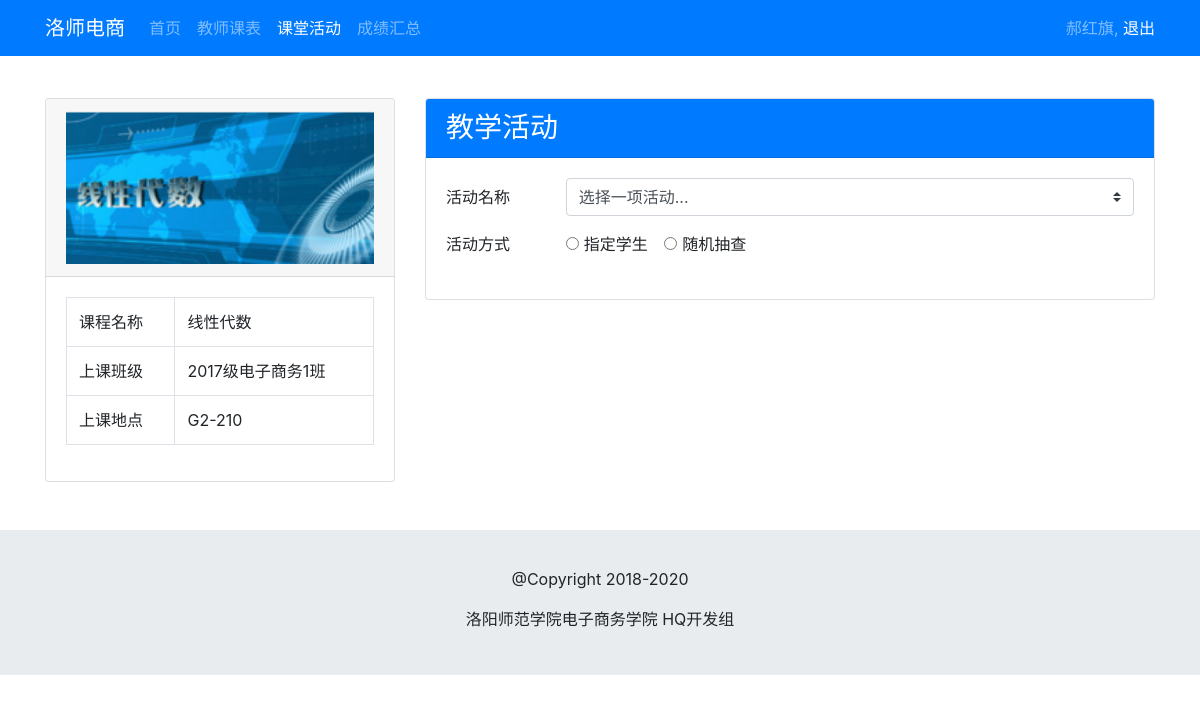
/classactive/ (signed in), run on the app's committed database.
### teacher/models.py (models this page shows, shortened)
class Schedule(models.Model):
    teacher = models.ForeignKey(settings.AUTH_USER_MODEL,
                                on_delete=models.CASCADE,
                                verbose_name='任课教师',
                                null=True, blank=True)
    banji = models.ForeignKey(Banji, on_delete=models.CASCADE, verbose_name='班级', null=True, blank=True)
    course = models.ForeignKey(Course, on_delete=models.CASCADE, null=True, blank=True)
    room_name = models.CharField(max_length=100, verbose_name="教室名")
    week = models.CharField(max_length=10, verbose_name="星期几")
    order = models.CharField(max_length=5, verbose_name="第几节")
    class Meta:
        index_together = ['week', 'order']

class Course(models.Model):
    name = models.CharField(max_length=100, verbose_name='课程名')
    image = models.ImageField(upload_to='courses/%Y/%m', verbose_name='课程封面图')

class Banji(models.Model):
    name = models.CharField(max_length=100, verbose_name='班级名')
    created = models.DateTimeField(auto_now_add=True)

### teacher/views.py (the view, shortened to what this page needs)
# urls.py: path('classactive/', views.ClassActive.as_view(), name='active'),
class ClassActive(LoginRequiredMixin, View):
    def get(self, request):
        courses = Schedule.objects.filter(teacher=request.user)
        ones = courses.filter(order='一')
        twos = courses.filter(order='二')
        threes = courses.filter(order='三')
        fours = courses.filter(order='四')
        fives = courses.filter(order='五')
        sixes = courses.filter(order='六')
        weekday = time.strftime("%w")
        weekdict = {'0': '星期日',
                    '1': '星期一',
                    '2': '星期二',
                    '3': '星期三',
                    '4': '星期四',
                    '5': '星期五',
                    '6': '星期六'
                    }
        today = weekdict[weekday]
        today_courses = courses.filter(week=today)
        today_courses = self.modify_day_courses(today_courses)
        before_course = None
        current = time.strftime('%H')
        if int(current) < 10:
            before_course = today_courses[0]
        elif int(current) < 12:
            part_courses = today_courses[0:2]
            before_course = self.first_no_none(part_courses)
        elif int(current) < 15:
            part_courses = today_courses[0:3]
            before_course = self.first_no_none(part_courses)
        elif int(current) < 17:
            part_courses = today_courses[0:4]
            before_course = self.first_no_none(part_courses)
        elif int(current) < 19:
            part_courses = today_courses[0:5]
            before_course = self.first_no_none(part_courses)
        elif int(current) < 24:
            part_courses = today_courses[:]
            before_course = self.first_no_none(part_courses)
        for cc in today_courses:
            if cc != None:
                first_course = cc
                break
        if before_course == None:
            before_course = first_course
        students = Student.objects.filter(banji=before_course.banji)[:]
        new_students=[s for s in students]
        students = random.sample(new_students, 3)
        return render(request, 'teacher/classactive.html', {'before_course': before_course,
                                                            'students': students})
    def first_no_none(self, l):
        t = l[::-1]
        for x in t:
            if x:
                break
        return x
    def modify_day_courses(self, ones):
        all_day = [None, None, None, None, None, None]
        for c in ones:
            if c.order == '一':
                all_day[0] = c
            elif c.order == '二':
                all_day[1] = c
            elif c.order == '三':
                all_day[2] = c
            elif c.order == '四':
                all_day[3] = c
            elif c.order == '五':
                all_day[4] = c
            else:
                all_day[5] = c
        return all_day

### teacher/templates/teacher/classactive.html (shortened to what this page needs)
{% extends "base-4.1.1.html" %}
{% load static %}
{% block custom_css %}
    <link rel="stylesheet" href="{% static 'css/main.css' %}">
{% endblock %}
{% block content %}
    <nav class="navbar navbar-expand-sm navbar-dark bg-primary fixed-top">
        <div class="container">
            <a class="navbar-brand" href="#">洛师电商</a>
            <div class="collapse navbar-collapse" id="Navbar">
                <ul class="navbar-nav mr-auto">
                    <li class="nav-item ">
                        <a class="nav-link" href="{% url 'teacher:index' %}">
                            首页
                        </a>
                    </li>
                    <li class="nav-item ">
                        <a class="nav-link" href="{% url 'teacher:coursetable' %}">
                            教师课表
                        </a>
                    </li>
                    <li class="nav-item active">
                        <a class="nav-link" href="{% url 'teacher:active' %}">
                            课堂活动
                        </a>
                    </li>
                    <li class="nav-item ">
                        <a class="nav-link" href="{% url 'teacher:summary' %}">
                            成绩汇总
                        </a>
                    </li>
                </ul>
                <span class="navbar-text">
                    {% if request.user.is_authenticated %}
                        {{ request.user.username }},
                        <a data-toggle="modal" data-target="#loginModal">
                            退出
                        </a>
                    {% else %}
                    <a href="{% url 'teacher:login' %}">
                        登录
                    </a>
                    {% endif %}
                </span>
            </div>
        </div>
    </nav>
    <div class="container">
        <div class="row mt-5 mb-5">
            <div class="col-12 col-sm-4">
                <div class="card">
                    {% if not before_course %}
                        <div class="card-header">
                            <img src="{% static 'img/hi.jpg' %}" width="100%">
                        </div>
                        <div class="card-body">
                            <table class="table table-bordered">
                                <tr>
                                    <td>课程名称</td>
                                    <td>休息中...</td>
                                </tr>
                                <tr>
                                    <td>上课班级</td>
                                    <td>休息中...</td>
                                </tr>
                                <tr>
                                    <td>上课地点</td>
                                    <td>休息中...</td>
                                </tr>
                            </table>
                        </div>
                    {% else %}
                        <div class="card-header">
                            <img src="{{ before_course.course.image.url }}" width="100%">
                        </div>
                        <div class="card-body">
                            <table class="table table-bordered">
                                <tr>
                                    <td>课程名称</td>
                                    <td>{{ before_course.course.name }}</td>
                                </tr>
                                <tr>
                                    <td>上课班级</td>
                                    <td>{{ before_course.banji.name }}</td>
                                </tr>
                                <tr>
                                    <td>上课地点</td>
                                    <td>{{ before_course.room_name }}</td>
                                </tr>
                            </table>
                        </div>
                    {% endif %}
                </div>
            </div>
            <div class="col-12 col-sm-8">
                <div class="card">
                    <h3 class="card-header bg-primary text-white">教学活动</h3>
                    <div class="card-body">
                        <form id="activeform">
                            <div class="form-group row">
                                <label for="colFormLabelSm"
                                       class="col-sm-2 col-form-label">活动名称</label>
                                <div class="col-sm-10">
                                    <select class="custom-select" id="colFormLabelSm" name="act_name">
                                        <option value="0" selected>选择一项活动...</option>
                                    </select>
                                </div>
                            </div>
                            <div class="form-group row">
                                <legend class="col-form-label col-sm-2 pt-0">活动方式</legend>
                                <div class="col-sm-10">
                                    <div class="form-check form-check-inline">
                                        <input class="form-check-input" type="radio" name="inlineRadioOptions"
                                               id="inlineRadio1" value="option1" unchecked>
                                        <label class="form-check-label" for="inlineRadio1">指定学生</label>
                                    </div>
                                    <div class="form-check form-check-inline">
                                        <input class="form-check-input" type="radio" name="inlineRadioOptions"
                                               id="inlineRadio2" value="option2" unchecked>
                                        <label class="form-check-label" for="inlineRadio2">随机抽查</label>
                                    </div>
                                </div>
                            </div>
                        </form>
                    </div>
                </div>
            </div>
        </div>
    </div>
    <footer class="footer">
        <div class="container">
            <div class="row">
                <div class="col-12 text-center p-2" >
                    <p >@Copyright 2018-2020</p>
                    <p >洛阳师范学院电子商务学院 HQ开发组</p>
                </div>
            </div>
        </div>
    </footer>
{% endblock %}

### teacher/static/css/main.css (style rules this page uses)
body { padding:50px 0px 0px 0px; z-index:0; }
.footer { background-color: #e9ecef; margin: 0px auto; padding: 29px 0px 20px 0px; }

### data on the page
Schedule: course.image (picture), course.name "线性代数", banji.name "2017级电子商务1班", room_name "G2-210"

### other printed values
{{ request.user.username }} "郝红旗"
